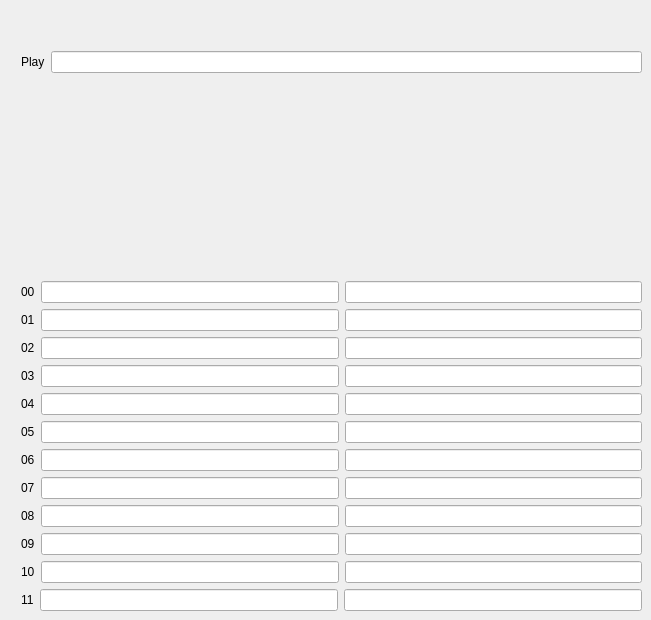
      <widget class="QWidget" name="tab">
       <attribute name="title">
        <string>AI</string>
       </attribute>
       <widget class="QWidget" name="layoutWidget">
        <property name="geometry">
         <rect>
          <x>21</x>
          <y>51</y>
          <width>621</width>
          <height>560</height>
         </rect>
        </property>
        <layout class="QVBoxLayout" name="verticalLayout_12">
         <item>
          <layout class="QHBoxLayout" name="horizontalLayout_28">
           <item>
            <widget class="QLabel" name="label_28">
             <property name="text">
              <string>Play</string>
             </property>
            </widget>
           </item>
           <item>
            <widget class="QLineEdit" name="txtPlay"/>
           </item>
          </layout>
         </item>
         <item>
          <spacer name="verticalSpacer_9">
           <property name="orientation">
            <enum>Qt::Vertical</enum>
           </property>
           <property name="sizeHint" stdset="0">
            <size>
             <width>20</width>
             <height>40</height>
            </size>
           </property>
          </spacer>
         </item>
         <item>
          <layout class="QHBoxLayout" name="horizontalLayout_16">
           <item>
            <widget class="QLabel" name="label_16">
             <property name="text">
              <string>00</string>
             </property>
            </widget>
           </item>
           <item>
            <widget class="QLineEdit" name="txtTactic_0"/>
           </item>
           <item>
            <widget class="QLineEdit" name="txtAgent_0"/>
           </item>
          </layout>
         </item>
         <item>
          <layout class="QHBoxLayout" name="horizontalLayout_17">
           <item>
            <widget class="QLabel" name="label_17">
             <property name="text">
              <string>01</string>
             </property>
            </widget>
           </item>
           <item>
            <widget class="QLineEdit" name="txtTactic_1"/>
           </item>
           <item>
            <widget class="QLineEdit" name="txtAgent_1"/>
           </item>
          </layout>
         </item>
         <item>
          <layout class="QHBoxLayout" name="horizontalLayout_18">
           <item>
            <widget class="QLabel" name="label_18">
             <property name="text">
              <string>02</string>
             </property>
            </widget>
           </item>
           <item>
            <widget class="QLineEdit" name="txtTactic_2"/>
           </item>
           <item>
            <widget class="QLineEdit" name="txtAgent_2"/>
           </item>
          </layout>
         </item>
         <item>
          <layout class="QHBoxLayout" name="horizontalLayout_19">
           <item>
            <widget class="QLabel" name="label_19">
             <property name="text">
              <string>03</string>
             </property>
            </widget>
           </item>
           <item>
            <widget class="QLineEdit" name="txtTactic_3"/>
           </item>
           <item>
            <widget class="QLineEdit" name="txtAgent_3"/>
           </item>
          </layout>
         </item>
         <item>
          <layout class="QHBoxLayout" name="horizontalLayout_20">
           <item>
            <widget class="QLabel" name="label_20">
             <property name="text">
              <string>04</string>
             </property>
            </widget>
           </item>
           <item>
            <widget class="QLineEdit" name="txtTactic_4"/>
           </item>
           <item>
            <widget class="QLineEdit" name="txtAgent_4"/>
           </item>
          </layout>
         </item>
         <item>
          <layout class="QHBoxLayout" name="horizontalLayout_21">
           <item>
            <widget class="QLabel" name="label_21">
             <property name="text">
              <string>05</string>
             </property>
            </widget>
           </item>
           <item>
            <widget class="QLineEdit" name="txtTactic_5"/>
           </item>
           <item>
            <widget class="QLineEdit" name="txtAgent_5"/>
           </item>
          </layout>
         </item>
         <item>
          <layout class="QHBoxLayout" name="horizontalLayout_22">
           <item>
            <widget class="QLabel" name="label_22">
             <property name="text">
              <string>06</string>
             </property>
            </widget>
           </item>
           <item>
            <widget class="QLineEdit" name="txtTactic_6"/>
           </item>
           <item>
            <widget class="QLineEdit" name="txtAgent_6"/>
           </item>
          </layout>
         </item>
         <item>
          <layout class="QHBoxLayout" name="horizontalLayout_23">
           <item>
            <widget class="QLabel" name="label_23">
             <property name="text">
              <string>07</string>
             </property>
            </widget>
           </item>
           <item>
            <widget class="QLineEdit" name="txtTactic_7"/>
           </item>
           <item>
            <widget class="QLineEdit" name="txtAgent_7"/>
           </item>
          </layout>
         </item>
         <item>
          <layout class="QHBoxLayout" name="horizontalLayout_24">
           <item>
            <widget class="QLabel" name="label_24">
             <property name="text">
              <string>08</string>
             </property>
            </widget>
           </item>
           <item>
            <widget class="QLineEdit" name="txtTactic_8"/>
           </item>
           <item>
            <widget class="QLineEdit" name="txtAgent_8"/>
           </item>
          </layout>
         </item>
         <item>
          <layout class="QHBoxLayout" name="horizontalLayout_25">
           <item>
            <widget class="QLabel" name="label_25">
             <property name="text">
              <string>09</string>
             </property>
            </widget>
           </item>
           <item>
            <widget class="QLineEdit" name="txtTactic_9"/>
           </item>
           <item>
            <widget class="QLineEdit" name="txtAgent_9"/>
           </item>
          </layout>
         </item>
         <item>
          <layout class="QHBoxLayout" name="horizontalLayout_26">
           <item>
            <widget class="QLabel" name="label_26">
             <property name="text">
              <string>10</string>
             </property>
            </widget>
           </item>
           <item>
            <widget class="QLineEdit" name="txtTactic_10"/>
           </item>
           <item>
            <widget class="QLineEdit" name="txtAgent_10"/>
           </item>
          </layout>
         </item>
         <item>
          <layout class="QHBoxLayout" name="horizontalLayout_27">
           <item>
            <widget class="QLabel" name="label_27">
             <property name="text">
              <string>11</string>
             </property>
            </widget>
           </item>
           <item>
            <widget class="QLineEdit" name="txtTactic_11"/>
           </item>
           <item>
            <widget class="QLineEdit" name="txtAgent_11"/>
           </item>
          </layout>
         </item>
        </layout>
       </widget>
      </widget>
